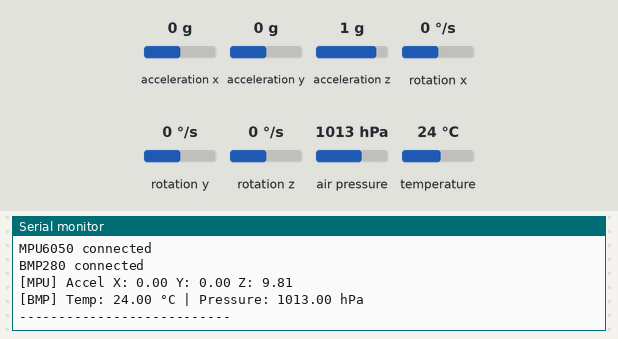
Recording of a sketch running on a simulated ESP32-C3. On the bench: the last lines printed to the serial monitor. The inputs (shaded band) are chosen by the test bench; at power-on: acceleration x 0 g, acceleration y 0 g, acceleration z 1 g, air pressure 1013 hPa, temperature 24 °C, rotation x 0 °/s, rotation y 0 °/s, rotation z 0 °/s.

Above: at 1.5 s.
1.6 s: acceleration x set to -1.4 g
At 2.9 s:
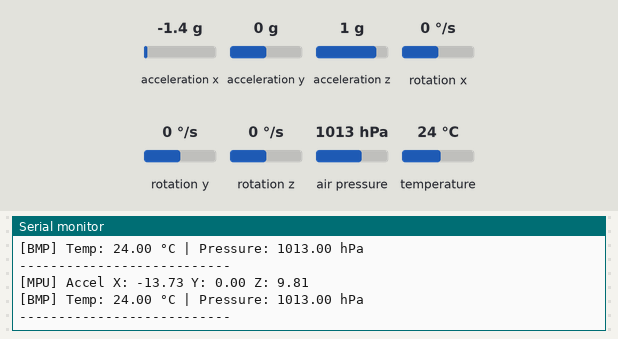
3.1 s: acceleration y set to -1.4 g
At 4.5 s:
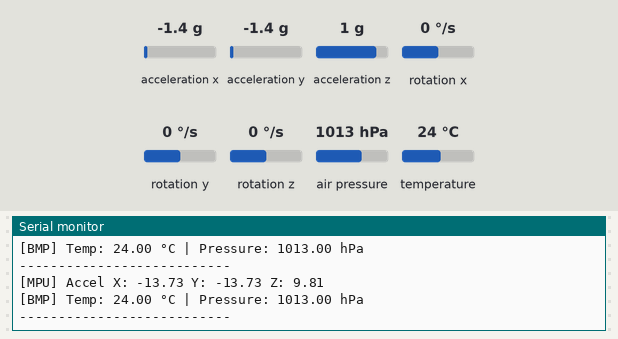
4.6 s: acceleration z set to -1.4 g
6.1 s: air pressure set to 952 hPa
At 7.3 s:
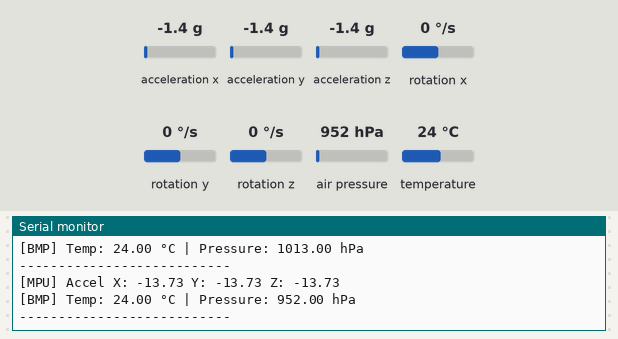
7.6 s: temperature set to 12 °C
At 9.4 s:
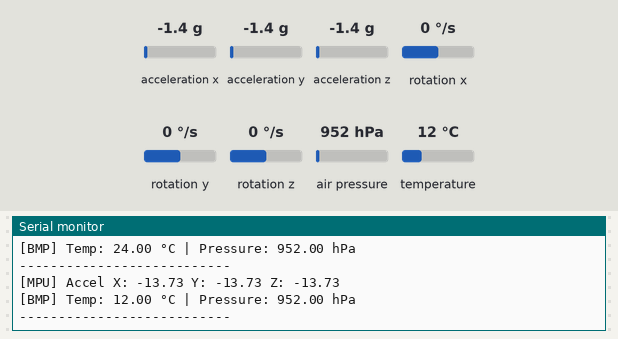

The sketch:

initial.ino
```cpp
#include <Wire.h>
#include <Adafruit_MPU6050.h>
#include <Adafruit_BMP280.h>
#include <Adafruit_Sensor.h>

#define SDA_PIN 3
#define SCL_PIN 4

#define MPU_ADDR 0x68
#define BMP_ADDR 0x76

Adafruit_MPU6050 mpu;
Adafruit_BMP280 bmp;

bool mpuOK = false;
bool bmpOK = false;

// ================= I2C CHECK =================
bool checkI2C(uint8_t addr) {
  Wire.beginTransmission(addr);
  return Wire.endTransmission() == 0;
}

// ================= INIT MPU =================
void initMPU() {
  if (checkI2C(MPU_ADDR) && mpu.begin()) {
    Serial.println("MPU6050 connected");
    mpuOK = true;

    mpu.setAccelerometerRange(MPU6050_RANGE_8_G);
    mpu.setGyroRange(MPU6050_RANGE_500_DEG);
    mpu.setFilterBandwidth(MPU6050_BAND_21_HZ);
  } else {
    Serial.println("MPU6050 NOT ready");
    mpuOK = false;
  }
}

// ================= INIT BMP =================
void initBMP() {
  if (checkI2C(BMP_ADDR) && bmp.begin(BMP_ADDR)) {
    Serial.println("BMP280 connected");
    bmpOK = true;
  } else {
    Serial.println("BMP280 NOT ready");
    bmpOK = false;
  }
}

void setup() {
  Serial.begin(115200);
  while (!Serial) delay(10);   // WAJIB ESP32-C3

  Serial.println("\nESP32-C3 MPU6050 + BMP280");

  Wire.begin(SDA_PIN, SCL_PIN);
  delay(300);

  initMPU();
  initBMP();
}

void loop() {
  // ===== MPU6050 =====
  if (!mpuOK) {
    Serial.println("Retry MPU6050...");
    initMPU();
  } else {
    sensors_event_t a, g, temp;
    if (mpu.getEvent(&a, &g, &temp)) {
      Serial.print("[MPU] Accel X: ");
      Serial.print(a.acceleration.x);
      Serial.print(" Y: ");
      Serial.print(a.acceleration.y);
      Serial.print(" Z: ");
      Serial.println(a.acceleration.z);
    } else {
      Serial.println("MPU read error");
      mpuOK = false;
    }
  }

  // ===== BMP280 =====
  if (!bmpOK) {
    Serial.println("Retry BMP280...");
    initBMP();
  } else {
    float temperature = bmp.readTemperature();
    float pressure = bmp.readPressure();

    if (isnan(temperature) || isnan(pressure)) {
      Serial.println("BMP read error");
      bmpOK = false;
    } else {
      Serial.print("[BMP] Temp: ");
      Serial.print(temperature);
      Serial.print(" °C | Pressure: ");
      Serial.print(pressure / 100);
      Serial.println(" hPa");
    }
  }

  Serial.println("---------------------------");
  delay(2000);
}
```

Measured:
- after the input at 1.6 s, the serial monitor: prints a new line after 0.71 s (image 1)
- after the input at 3.1 s, the serial monitor: prints a new line after 1.2 s (image 2)
- after the input at 6.1 s, the serial monitor: prints a new line after 0.23 s (image 3)
- after the input at 7.6 s, the serial monitor: prints a new line after 0.73 s (image 4)
